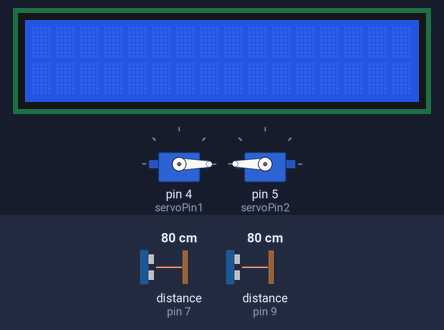
The sketch below on a simulated Arduino Uno, built with avr-gcc and run on an emulated ATmega328P. Shown: 2 × servo, 16×2 character LCD. Wiring (inferred from the names in the program): 2 × ultrasonic range finder: trigger pin 6, echo pin 7 / trigger pin 8, echo pin 9. The test bench sets the inputs (shaded band); at power-on: distance to the obstacle (sensors on pin 7, pin 9) 80 cm. The echo pulse lasts 58.3 µs per cm; what the sketch prints to the serial monitor is not drawn.

Above: at 1.2 s.
1.3 s: distance to the obstacle (sensor on pin 7) set to 9 cm
5.1 s: distance to the obstacle (sensor on pin 7) set to 6 cm
At 8.3 s:
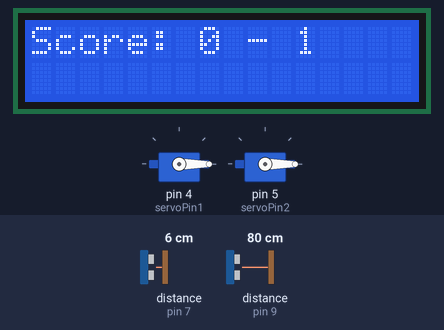
At 13.1 s:
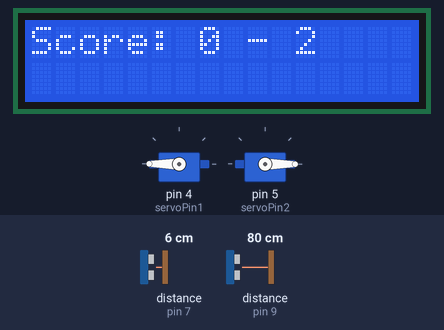
Timing chart, 0 to 14.8 s (numbered marks = the images above; inputs shaded):
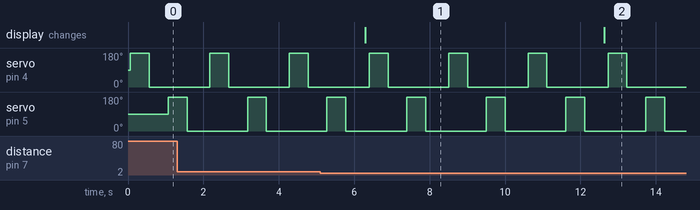

The sketch:

KickScore.ino
```cpp
#include <Servo.h>                // Functions to controll servo motor
#include <SoftwareSerial.h>       // Including SoftwareSerial to create a virtual serial port
SoftwareSerial Bluetooth(0,1);    // Create a SoftwareSerial object Blueooth on pins 0 and 1

#include <LiquidCrystal_I2C.h>    // Interfacing with I2C
#include <Wire.h>                 // Communication with I2C
LiquidCrystal_I2C lcd(0x27,16,2); // Create an I2C LCD object with address 0x27, 16 columns, and 2 rows


const int ultrasonicTrigPin1 = 6; // Trig pin for ultrasonic sensor 1
const int ultrasonicEchoPin1 = 7; // Echo pin for ultrasonic sensor 1
const int ultrasonicTrigPin2 = 8; // Trig pin for ultrasonic sensor 2
const int ultrasonicEchoPin2 = 9; // Echo pin for ultrasonic sensor 2

const int servoPin1 = 4;          // Digital pin for player 1 servo motor
const int servoPin2 = 5;          // Digital pin for player 2 servo motor

Servo player1Servo;
Servo player2Servo;


int player1Score = 0;            // Initialize the score for player 1
int player2Score = 0;            // Initialize the score for player 2

unsigned long goalCooldownTime = 0; // Stores the values of the millis() function

void setup() {
  Serial.begin(9600);

  pinMode(ultrasonicTrigPin1, OUTPUT);
  pinMode(ultrasonicEchoPin1, INPUT);
  pinMode(ultrasonicTrigPin2, OUTPUT);
  pinMode(ultrasonicEchoPin2, INPUT);

  player1Servo.attach(servoPin1); // Attach player1Servo to the digital pin for controlling the servo motor of Player 1
  player2Servo.attach(servoPin2); // Attach player2Servo to the digital pin for controlling the servo motor of Player 2


  // Initialize LCD
  lcd.begin(16,2);
  lcd.backlight();
  lcd.setBacklight(HIGH);
}

void loop() {


  // Rotate player 1 servo continuously
  player1Servo.write(180);
  delay(500);  // Delay rotation for 0.5 seconds
  player1Servo.write(0);
  delay(500);

  // Rotate player 2 servo continuously
  player2Servo.write(180);
  delay(500);  // Delay rotation for 0.5 seconds
  player2Servo.write(0);
  delay(500);


  if (detectGoal(ultrasonicTrigPin1, ultrasonicEchoPin1)) {    // ultrasonicTrigPin1 and ultrasonicEchoPin1 are used as parameters
    if (millis() > goalCooldownTime) {                         // Checks if goalCooldownTime is less than millis
      player1Score++;                                          // player1score is incremented by a value

      //Prints the score for player 1 in serial monitor
      Serial.println("Goal for Player 1!");
      Serial.print("Player 1 Score: ");
      Serial.println(player1Score);

      goalCooldownTime = millis() + 5000;                    // Set a 5-second cooldown
      updateLCD();                                           // Function called to update score values on LCD
    }
  }

  if (detectGoal(ultrasonicTrigPin2, ultrasonicEchoPin2)) {  // ultrasonicTrigPin2 and ultrasonicEchoPin2 are used as parameters
    if (millis() > goalCooldownTime) {                       // Checks if goalCooldownTime is less than millis
      player2Score++;                                        // player2score is incremented by a value

      //Prints the score for player 2 in serial monitor
      Serial.println("Goal for Player 2!");
      Serial.print("Player 2 Score: ");
      Serial.println(player2Score);

      goalCooldownTime = millis() + 5000;                   // Set a 5-second cooldown
      updateLCD();                                          // Function called to update score values on LCD
    }
  }
  delay(100);                                               // Delays the entire function to 0.1 seconds

  // Check for game end
  if (player1Score >= 5) {                                  // Checks if player 1 has scored 5 or more goals
    Serial.println("PLayer 1 wins!!!");
    while (true) {
      // Endless loop to stop further game processing
    }
  }
  if (player2Score >= 5) {                                  // Checks if player 2 has scored 5 or more goals
    Serial.println("PLayer 2 wins!!!");
    while (true) {
      // Endless loop to stop further game processing
    }
  }
}


// Create a function to detect a goal using an ultrasonic sensor
bool detectGoal(int trigPin, int echoPin) {

  long duration;   // Define a variable that stores duration to calculate distance
  int distance;    // Define a variable distance to later determine the ball distance

  digitalWrite(trigPin, LOW);   // Clears the trigPin
  delayMicroseconds(2);

  digitalWrite(trigPin, HIGH);  // Sets the trigPin on HIGH state for 10 micro seconds
  delayMicroseconds(10);
  digitalWrite(trigPin, LOW);

  duration = pulseIn(echoPin, HIGH);   // Reads the echoPin, returns the sound wave travel time in microseconds
  distance = duration * 0.034 / 2;     // Calculating the distance in cm
  return (distance < 7);               // Distance less than 7cm is returned when the function is called
}


//Create a function to update the LCD to display players' scores
void updateLCD() {
  lcd.clear();
  lcd.setCursor(0, 0);     // Sets the cursor to the first column and first row
  lcd.print("Score: ");
  lcd.print(player2Score);
  lcd.print(" - ");
  lcd.print(player1Score);
}
```

Measured:
- the behaviour switches between 8 and 7 cm on distance to the obstacle (sensor on pin 7) (found by bisection; images 0 and 1)
- after the input at 5.1 s, the display: changes after 1.2 s (image 1)
- by itself, servo on pin 4 (servoPin1), servo on pin 5 (servoPin2): alternates 180° for 0.50 s and 0° for 1.6 s
